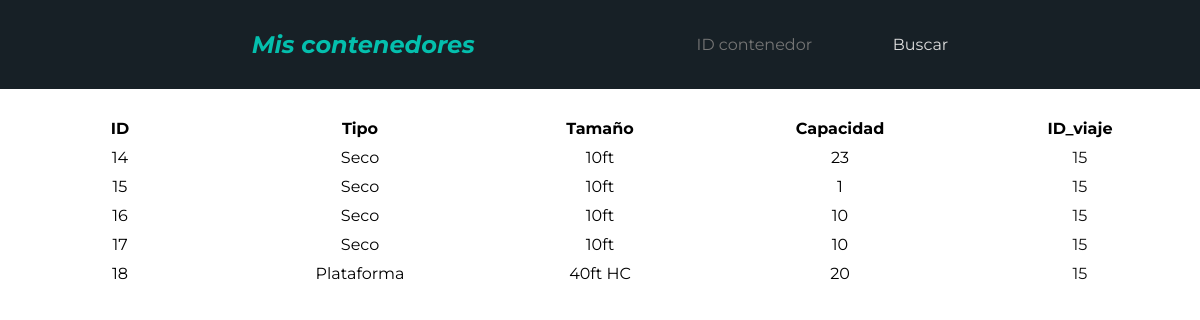
The page /views/contenedor.php (signed in) on the database as committed earlier.
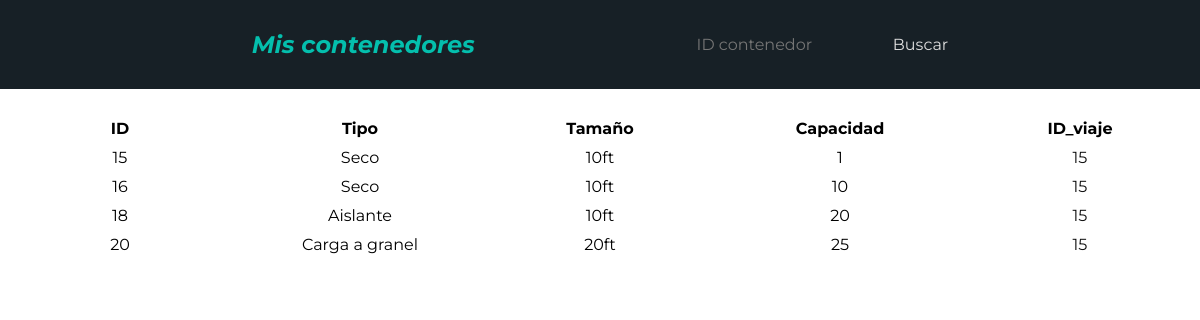
The same page on the database as committed later.
### tables this page shows
CREATE TABLE `contenedor_cliente` (
  `id_cc` int(11) NOT NULL,
  `id_cliente` int(11) DEFAULT NULL,
  `id_contenedor` int(11) DEFAULT NULL
);

CREATE TABLE `contenedor` (
  `id_contenedor` int(11) NOT NULL,
  `tipo_contenedor` varchar(20) DEFAULT NULL,
  `tamano_contenedor` varchar(20) DEFAULT NULL,
  `capacidad_contenedor` varchar(10) DEFAULT NULL,
  `id_viaje` int(11) DEFAULT NULL
);

### views/contenedor.php (the view, shortened to what this page needs)
<?php
$con = connection();
if($_SESSION["tipo"]=="trabajador"){
    $sql1 = "SELECT * FROM contenedor".(isset($_GET["id"]) ? " WHERE id_contenedor = {$_GET["id"]}":"");
}
else if($_SESSION["tipo"]=="cliente"){
    $sql1 = "SELECT * FROM contenedor_cliente
            JOIN contenedor
            ON contenedor_cliente.id_contenedor = contenedor.id_contenedor
            WHERE id_cliente = {$_SESSION["id"]}".(isset($_GET["id"]) ? " AND contenedor.id_contenedor = {$_GET["id"]}":"");
}
$contenedor = $con->query($sql1);
?>
<!DOCTYPE html>
<html lang="es">
<head>
    <link rel="stylesheet" href="../css/styles.css">
</head>
<body>
    <header class="header header--text-white header--color-blue header--title-blue">
        <?php if($_SESSION["tipo"]=="trabajador"): ?>
            <a href="index.php"><i class="fa-solid fa-house"></i></a>
            <h2>Contenedores</h2>
            <ul>
                <li><a href="agregar_contenedor.php">Agregar</a></li>
            </ul>
        <?php else: ?>
            <h2>Mis contenedores</h2>
        <?php endif; ?>
            <form action="../php/contenedor/buscar_contenedor.php" method="POST">
                <input id="id_buscar_contenedor" name="id_buscar_contenedor" type="number" min="0" placeholder="ID contenedor">
                <input value="Buscar" type="submit">
            </form>
    </header>
    <table class="table">
        <thead>
            <th>ID</th>
            <th>Tipo</th>
            <th>Tamaño</th>
            <th>Capacidad</th>
            <th>ID_viaje</th>
        </thead>
        <tbody>
            <?php
                while($fila = $contenedor->fetch_assoc()){
                    echo "
                    <tr>
                        <td>{$fila["id_contenedor"]}</td>
                        <td>{$fila["tipo_contenedor"]}</td>
                        <td>{$fila["tamano_contenedor"]}</td>
                        <td>{$fila["capacidad_contenedor"]}</td>
                        <td><a href='viaje.php?id={$fila["id_viaje"]}'>{$fila["id_viaje"]}</a></td>".($_SESSION["tipo"]=="trabajador" ? "
                        <td><a href='eliminar_contenedor.php?id={$fila["id_contenedor"]}'><i class='fa-solid fa-trash'></i></a><a href='editar_contenedor.php?id={$fila["id_contenedor"]}'><i class='fa-solid fa-pen-to-square'></i></a></td>
                    </tr>
                    ":
                    "</tr>");
                }
            ?>
        </tbody>
    </table>
</body>
</html>

Rows that differ between the two databases and show on the page:
removed contenedor_cliente: id_contenedor.id_contenedor "14", id_contenedor.tipo_contenedor "Seco", id_contenedor.tamano_contenedor "10ft", id_contenedor.capacidad_contenedor "23", id_contenedor.id_viaje "15"
removed contenedor_cliente: id_contenedor.id_contenedor "17", id_contenedor.tipo_contenedor "Seco", id_contenedor.tamano_contenedor "10ft", id_contenedor.capacidad_contenedor "10", id_contenedor.id_viaje "15"
changed through a linked row, contenedor_cliente: id_contenedor.tipo_contenedor "Plataforma" → "Aislante"; id_contenedor.tamano_contenedor "40ft HC" → "10ft"
added contenedor_cliente: id_contenedor.id_contenedor "20", id_contenedor.tipo_contenedor "Carga a granel", id_contenedor.tamano_contenedor "20ft", id_contenedor.capacidad_contenedor "25", id_contenedor.id_viaje "15"
